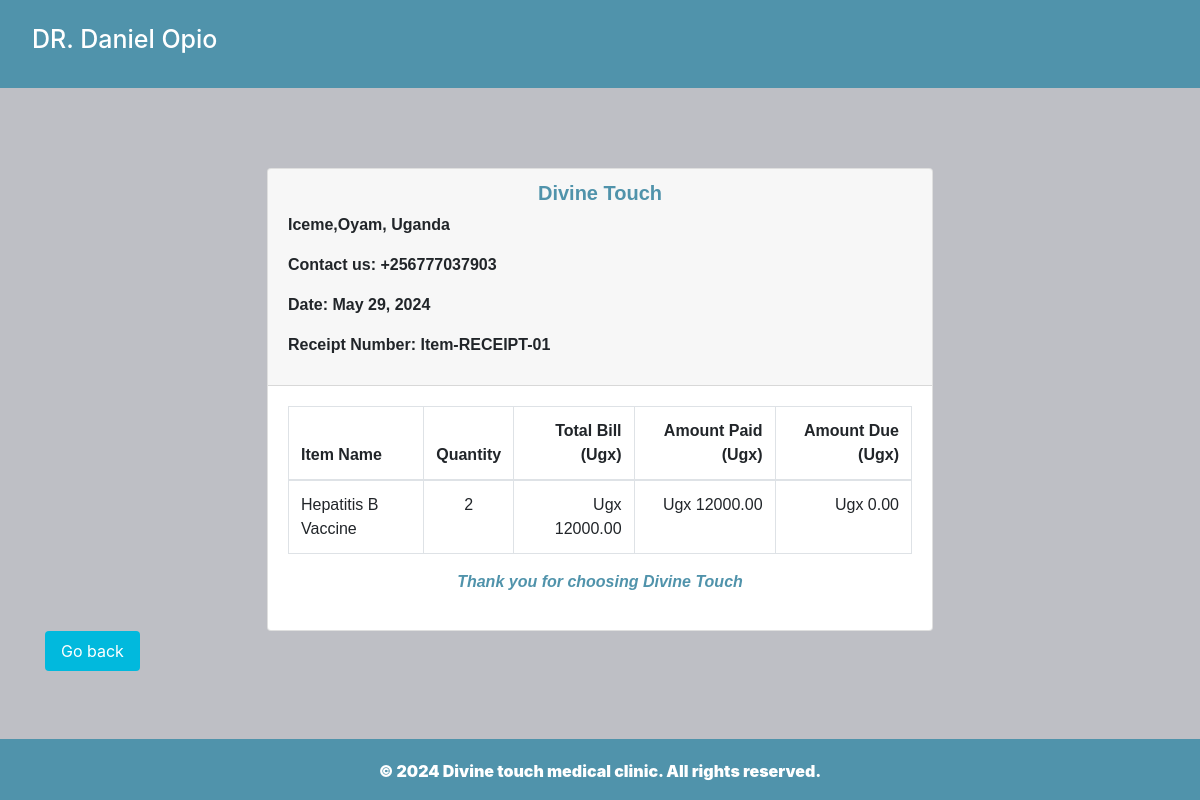
The page /receipt_detail/1/ on the database its author committed.
### pharmacyapp/models.py (models this page shows, shortened)
class Salerecord(models.Model):
    name_of_the_item = models.ForeignKey(Divine, on_delete=models.CASCADE ,blank=True)
    payee = models.CharField(max_length=100 , null=True,blank=True)
    quantity_sold = models.IntegerField(default=0, null=True, blank=True)
    Selling_price= models.DecimalField(max_digits=10, decimal_places=2, default=0, null=True, blank=True)
    amount_received = models.DecimalField(max_digits=10, decimal_places=2, default=0, null=True, blank=True)
    date_of_sale = models.DateField(default=timezone.now,null=True,blank=True)
    unit_price = models.DecimalField(max_digits=10, decimal_places=2, default=0, null=True, blank=True)
    amount_due = models.DecimalField(max_digits=10, decimal_places=2, default=0, null=True, blank=True)
    def total_price(self):
        total_price = self.quantity_sold * self.Selling_price
        return total_price
    def change(self):
        change = self.total_price() - self.amount_received
        return change

class Divine(models.Model):
    Category_item = models.ForeignKey(Category, on_delete=models.CASCADE)
    item_name = models.CharField(max_length=200, null=True, blank=True)
    quantity = models.IntegerField(default=0)
    unit_price = models.DecimalField(max_digits=10, decimal_places=2, default=0, null=True, blank=True)
    received_quantity = models.IntegerField(default=0, null=True, blank=True)
    issued_quantity = models.IntegerField(default=0, null=True, blank=True)
    date_of_stock = models.DateField(default=timezone.now, null=True, blank=True)
    def __str__(self):
        return self.item_name

### pharmacyapp/views.py (the view)
# urls.py: path('receipt_detail/<int:receipt_id>/', views.receipt_detail, name='receipt_detail'),
def receipt_detail(request,receipt_id):
    receipt=Salerecord.objects.get(id=receipt_id)
    return render(request,'pharmacyapp/receipt_detail.html',{'receipt':receipt})

### pharmacyapp/templates/pharmacyapp/receipt_detail.html (shortened to what this page needs)
{% extends 'pharmacyapp/base.html' %}
{% load static %}
{% block content %}
<div class="container">
    <div class="row">
        <div class="col-md-12">
            <div class="card" style="margin:auto; width:60%; margin-top:80px; font-family:sans-serif;">
                <div class="card-header">
                    <h5 class="text-center" style="font-weight:bolder; color: #5093ab;">Divine Touch</h5>
                    <p class="">Iceme,Oyam, Uganda</p>
                    <p class="">Contact us: +256777037903</p>
                    <p class="">Date: {{ receipt.date_of_sale }}</p>
                    <p class="">Receipt Number: Item-RECEIPT-0{{ receipt.id }}</p>
                </div>
                <div class="card-body">
                    <div class="table-responsive">
                        <table class="table table-bordered">
                            <thead>
                                <tr>
                                    <th>Item Name</th>
                                    <th class="text-center">Quantity</th>
                                    <th class="text-right">Total Bill (Ugx)</th>
                                    <th class="text-right">Amount Paid (Ugx)</th>
                                    <th class="text-right">Amount Due (Ugx)</th>
                                </tr>
                            </thead>
                            <tbody>
                                <tr style="font-family: sans-serif;">
                                    <td>{{ receipt.name_of_the_item | title }}</td>
                                    <td class="text-center">{{ receipt.quantity_sold }}</td>
                                    <td class="text-right">Ugx {{ receipt.total_price}}</td>
                                    <td class="text-right">Ugx {{ receipt.amount_received }}</td>
                                    <td class="text-right">Ugx {{ receipt.change }}</td>
                                </tr>
                            </tbody>
                        </table>
                    </div>
                    <p class="text-center" style="font-family: sans-serif; color: #5093ab;"><em>Thank you for choosing Divine Touch</em></p>
                </div>
            </div>
        </div>
    </div>
    <a href="{% url 'item'  %}"  class="hover-button"><input type= "submit" value="Go back" class="btn btn-primary" style="margin-bottom:20px;" type="button"/></a>
</div>
{% endblock %}

### pharmacyapp/templates/pharmacyapp/base.html (style rules this page uses)
body { background-color: #bebfc5; }

### pharmacyapp/templates/pharmacyapp/receipt_detail.html (style rules this page uses)
.card-header { font-family: sans-serif; }
.btn-primary { background-color: #094f9f; }
.btn { background-color: #01b9dd; color: white; border: none; transition: background-color 0.7s; text-decoration: none; padding: 8px 16px; border-radius: 4px; margin-bottom: 30px; }
p { font-weight: bolder; }

### rows shown on the page
Salerecord: date_of_sale "May 29, 2024", id "1", name_of_the_item "Hepatitis B Vaccine", quantity_sold "2", total_price "12000.00", amount_received "12000.00", change "0.00"
